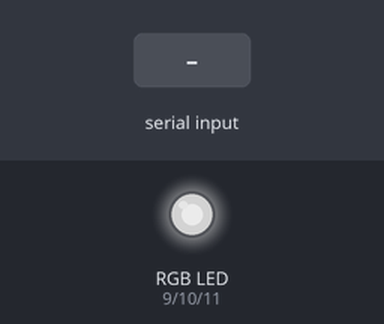
This sketch was run on a simulated Arduino Uno, built with avr-gcc and run on an emulated ATmega328P. Shown: an RGB LED mixed from three pins (HIGH = lit). The inputs (shaded band) are chosen by the test bench. Dim RGB values are drawn brighter than linear; what the sketch prints to the serial monitor is not drawn.

Above: at 1.2 s.
1.3 s: "#ff6666\n" received over Serial
At 2.6 s:
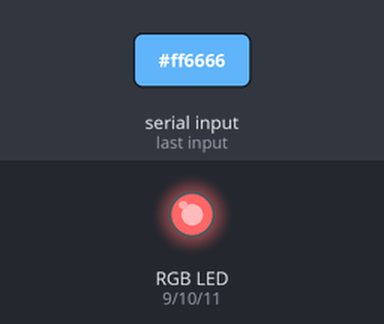
2.9 s: byte 7 (slen) received over Serial
4.5 s: "#" received over Serial
6.1 s: "90,45\n" received over Serial
Timing chart, 0 to 8.7 s (numbered marks = the images above; inputs shaded):
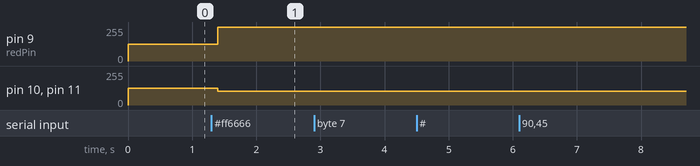

The sketch:

serial_rgb_led_too.pde
```cpp
/*
 * Serial RGB LED TOO
 * ------------------
 * Serial commands control the brightness of R,G,B LEDs
 *
 * Command structure is "#RRGGBB"
 *
 *
 * Created 18 October 2006
 * copyleft 2006 Tod E. Kurt <tod@todbot.com
 * http://todbot.com/
 */

#define slen 7        // 7 characters, e.g. '#ff6666'
char serInStr[slen];  // array to hold the incoming serial string bytes

int redPin   = 9;   // Red LED,   connected to digital pin 9
int greenPin = 10;  // Green LED, connected to digital pin 10
int bluePin  = 11;  // Blue LED,  connected to digital pin 11

void setup() {
  pinMode(redPin,   OUTPUT);   // sets the pins as output
  pinMode(greenPin, OUTPUT);
  pinMode(bluePin,  OUTPUT);
  Serial.begin(9600);
  analogWrite(redPin,   127);   // set them all to mid brightness
  analogWrite(greenPin, 127);   // set them all to mid brightness
  analogWrite(bluePin,  127);   // set them all to mid brightness
  Serial.println("enter color command (e.g. '#ff3333') :");
}

void loop () {
  //read the serial port and create a string out of what you read
  int spos = readSerialString();

  if(spos==slen && serInStr[0] == '#') {
    long colorVal = strtol(serInStr+1,NULL,16);
    Serial.print("setting color to r:");
    Serial.print((colorVal&0xff0000)>>16);
    Serial.print(" g:");
    Serial.print((colorVal&0x00ff00)>>8);
    Serial.print(" b:");
    Serial.println((colorVal&0x0000ff)>>0);
    memset(serInStr,0,slen);      // indicates we've used this string
    //spos = 0;
    analogWrite(redPin, (colorVal&0xff0000)>>16 );
    analogWrite(greenPin, (colorVal&0x00ff00)>>8 );
    analogWrite(bluePin, (colorVal&0x0000ff)>>0 );
  }

  delay(200);  // wait a bit, for serial data
}

//read a string from the serial and store it in an array
int readSerialString () {
  int i=0;
  if(!Serial.available()) {
    return -1;
  }
  while (Serial.available() && i < slen) {
    int c = Serial.read();
      serInStr[i++] = c;
  }
  Serial.println(serInStr);
  return i;
}
```

Measured:
- after the input at 1.3 s, pin 9 (redPin): 127/255 → 255/255 after 0.10 s; pin 10 (greenPin), pin 11 (bluePin): 127/255 → 102/255 after 0.10 s
- after the input at 2.9 s, every drawn part: stays the same
- after the input at 4.5 s, every drawn part: stays the same
- after the input at 6.1 s, every drawn part: stays the same
